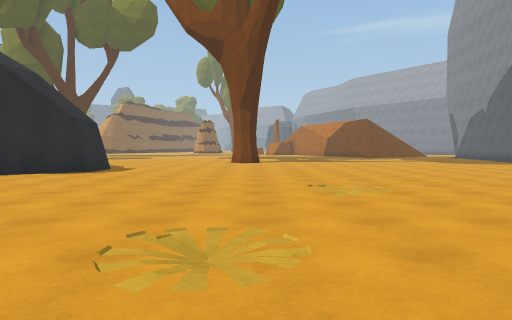
View 1 (above)

24 first-person views from a walk through a 3-D level made in the Unity game engine. The camera is 1.3 m above the floor, tilts 2° down and sees 70° across. The floor is counted in squares, 2 m on a side. Each view is taken from the middle of a square. On the plan, view 1 faces up. The plan holds only what a view shows up to about 11 squares ahead; the rest is blank. The place goes on beyond the plan. The player is left out.

View 2
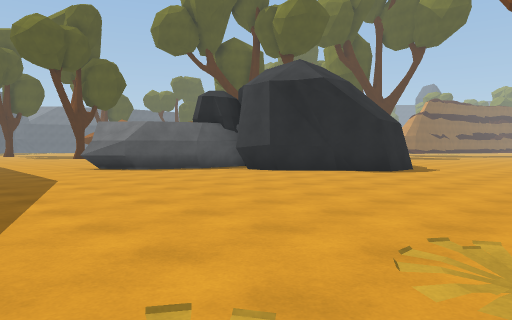

View 3
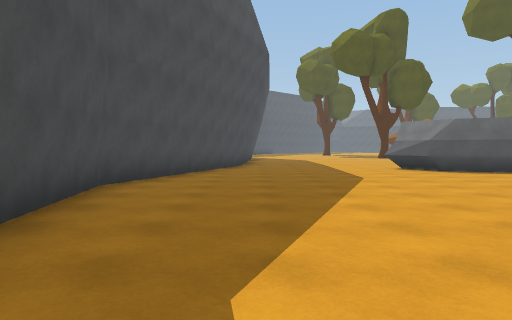

View 4
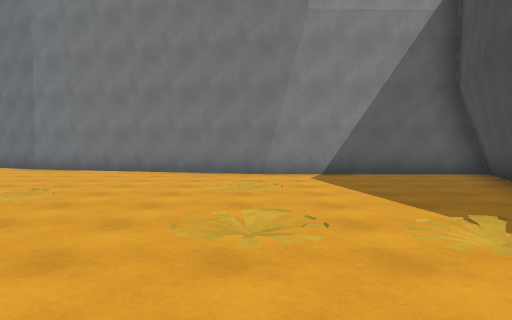

View 5
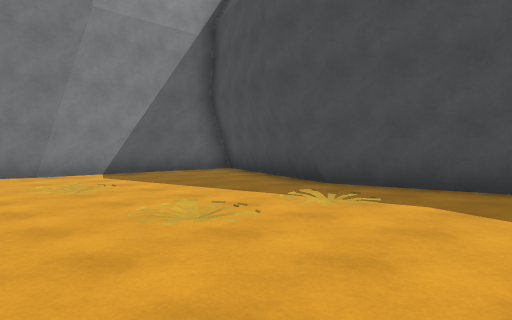

View 6
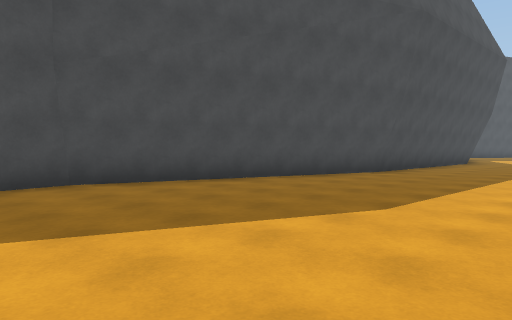

View 7
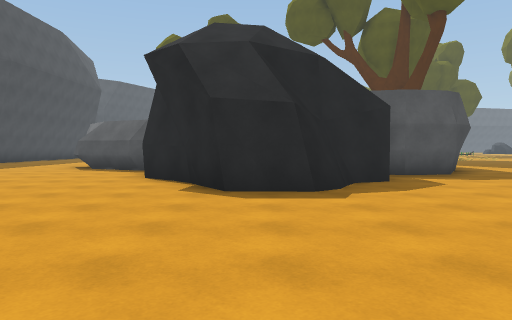

View 8
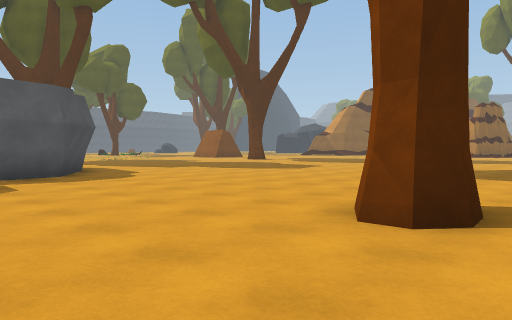

View 9
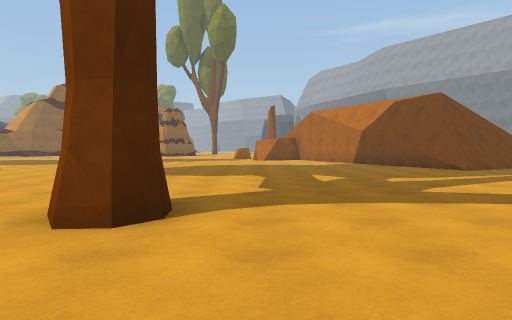

View 10
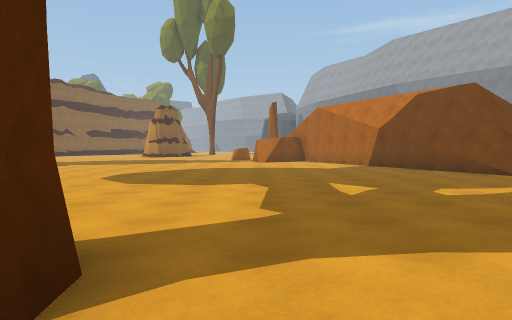

View 11
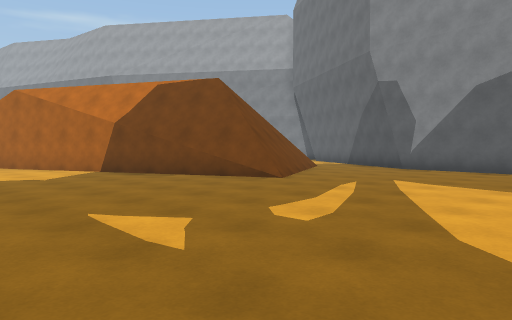

View 12
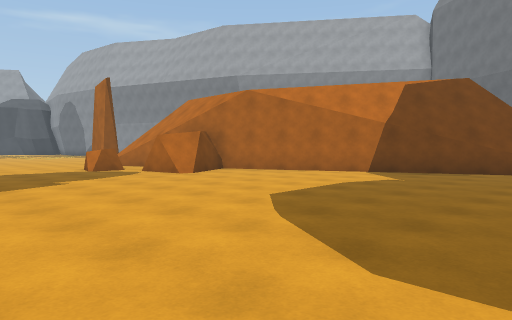

View 13
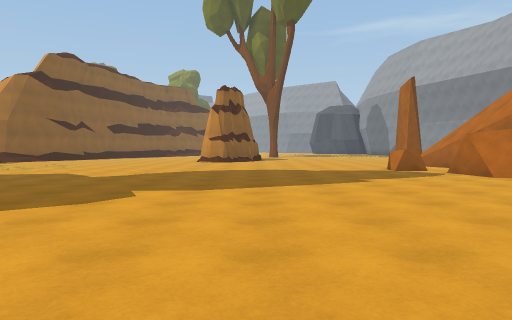

View 14
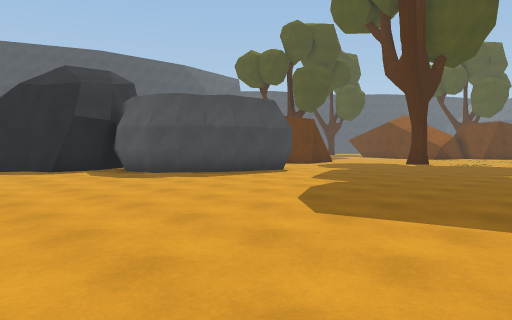

View 15
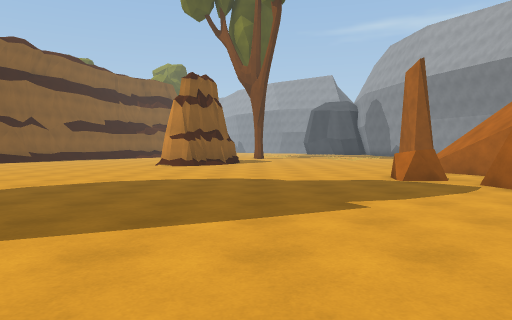

View 16
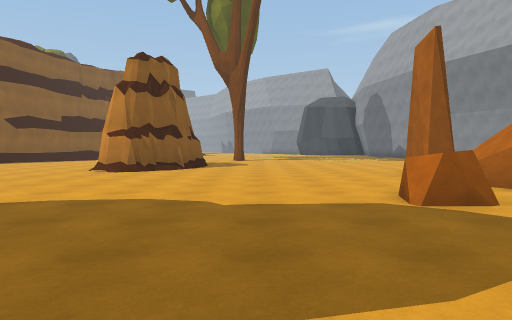

View 17
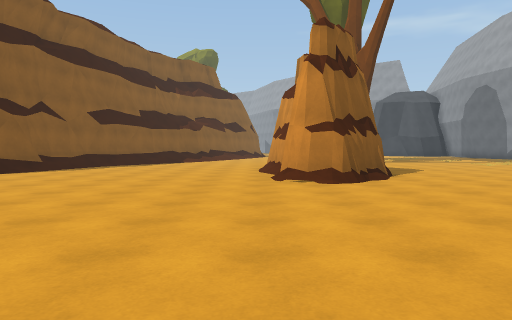

View 18
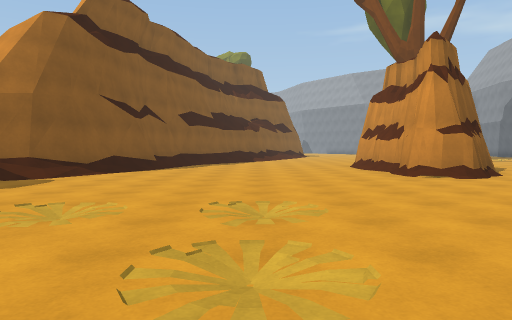

View 19
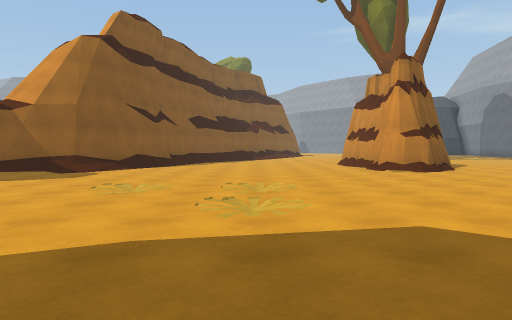

View 20
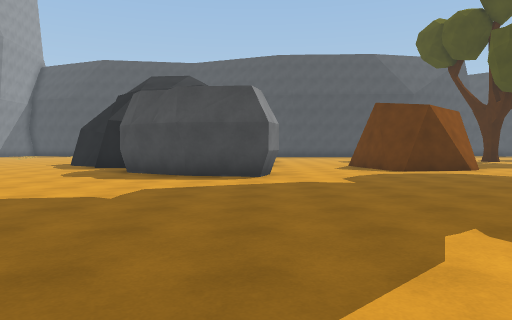

View 21
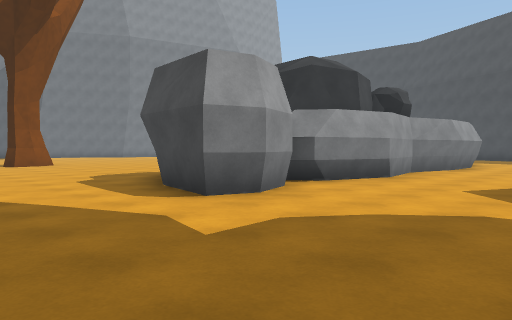

View 22
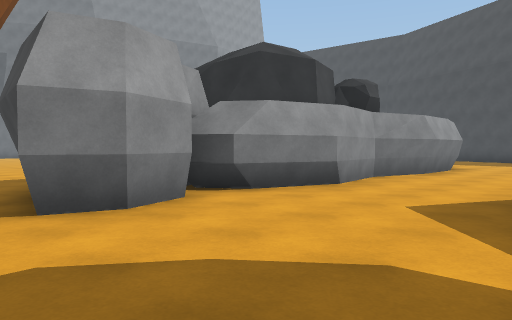

View 23
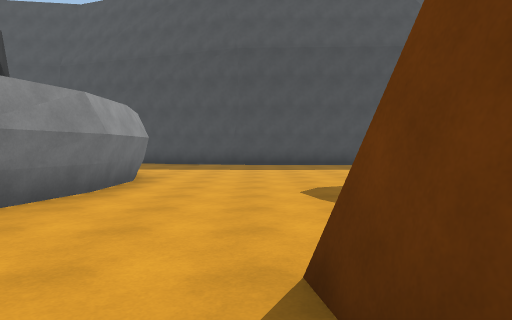

View 24
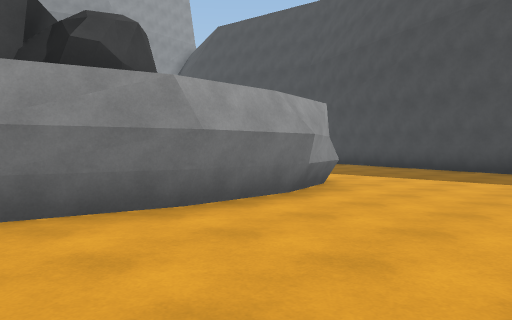

### Floor plan
Points are (right, up) in squares from view 1. A wall is a line through its corners. A room is listed if a view was taken in it or the views show most of it. See-through windows are left out.
Room 1 (views 1, 2, 3, 4, 5, 6, 7, 8, 9, 10, 11, 12, 13, 14, 15, 16, 17, 18, 19, 20, 21, 22, 23, 24)
walls: (0, 15.9) (0.1, 15.3) (-0.2, 14.9); (-0.2, 15.1) (-0.6, 15.1) (-0.9, 15.6); (1.1, 29.8) (0.9, 31.2); (6.8, 22.4) (3.7, 29.7); (2, 30) (0.9, 30.4); (3.1, 30.6) (1.6, 29.8); (-10.3, 16) (-9.3, 15.9); (9, 23.8) (7.1, 22.9) (5.7, 24.8); (-4.8, 11.2) (-4.4, 10.7); (9.7, 23.9) (6.9, 22.4); (-11.1, 14.3) (-11.5, 15.3) (-11.3, 16.2) (-9.4, 15.8) (-7.5, 14.6) (-7.3, 13.4) (-7.7, 12.3) (-7.1, 12.6) (-6.1, 12.6) (-5.6, 11.3) (-4.4, 10.8) (-4.4, 9.5) (-5.7, 8.7); (-11.1, 13.3) (-10.3, 13.9); (-5.6, 8.8) (-6.9, 7.6) (-8.2, 7.2); (11.5, 18.8) (11.8, 21.8); (-11.1, 11.3) (-10.5, 13.3); (-6.4, 8.1) (-6.9, 7.6); (-14.7, 13.6) (-14.3, 11.2); (-15.4, 14) (-14.7, 13.2); (-15.5, 14.1) (-15.2, 14.1); (-7.7, 7.4) (-8.2, 7.4); (-5.4, 37.7) (-6.1, 37.8); (-6, 37.8) (-6.4, 38.3) (-6.2, 39.9); (-9, 7) (-9, 6.5); (-4.7, 38.4) (-5.2, 38.1); (7.6, 8.3) (8.1, 9.2); (-6.4, 38.3) (-6.3, 40.5) (-6.7, 41.6); (-9.1, 6.5) (-10, 4.6) (-11.1, 4.2) (-11.8, 5.6) (-11.8, 7.7); (-4.4, 38.9) (-4.8, 38.6); (-4.3, 39) (-5.5, 37.6); (-11.8, 7.6) (-11.2, 9.7) (-11.5, 11.5); (-12.2, 7.7) (-11.6, 9.8); (-6.1, 39.2) (-6.5, 41.3); (-3.9, 39.7) (-4.9, 37.9); (-9.9, 4.7) (-11.1, 3.9); (-11.2, 4.2) (-11.7, 5.7); (-14.8, 38) (-15.5, 37.4); (-14.1, 39) (-14.9, 37.9); (5.7, 1.5) (7.6, 8.5); (-13.4, 41.2) (-14.3, 38.8); (-13.2, -0.3) (-6, -2.5) (1.1, -1.4) (5.8, -3.3); (-15.4, -0.3) (-13, -0.4); (5.6, -3.6) (5.8, 1.9)
low walls: (1.4, 29.7) (1.1, 29.8); (1.6, 29.8) (1.1, 30.1); (7.2, 22.4) (6.2, 23.8); (-5.7, 11.7) (-4.6, 11.1); (9.8, 23.7) (7, 22.3) (6.5, 23); (-11, 13.1) (-10.1, 13.8); (-11.5, 11.5) (-10.9, 13.4); (-15.2, 14.1) (-14.7, 13.6); (-5.5, 37.6) (-6, 37.8); (-9.1, 7) (-9.1, 6.5); (-9.9, 5) (-10.9, 4.5); (-14.2, 38.9) (-14.9, 37.7); (-13.6, 39.9) (-14.1, 38.9); (3.7, -2.7) (5.3, -3.3)
objects: other object (-12, 33); other object (-10, 32); other object (-10, 33); other object (-1, 0); other object (0, 2); other object (0, 32) to (0, 33); other object (1, 5); other object (2, 2); other object (2, 36) to (2, 37)

Positions as (right, up) in squares from view 1, and headings:
1: (0, 0), facing up
2: (0, 0), facing up-left
3: (0, 0), facing left
4: (-3, 2), facing right
5: (-3, 4), facing down-right
6: (-4, 4), facing down-left
7: (1, 10), facing left
8: (1, 12), facing up-left
9: (1, 12), facing up
10: (1, 14), facing up
11: (1, 17), facing up-right
12: (-4, 22), facing up-right
13: (-4, 22), facing up
14: (-3, 23), facing down-left
15: (-3, 25), facing up
16: (-2, 28), facing up
17: (-7, 31), facing up
18: (-10, 30), facing up
19: (-10, 28), facing up
20: (-11, 24), facing down
21: (-15, 19), facing down-right
22: (-15, 17), facing down-right
23: (-14, 13), facing down
24: (-15, 10), facing down-right
